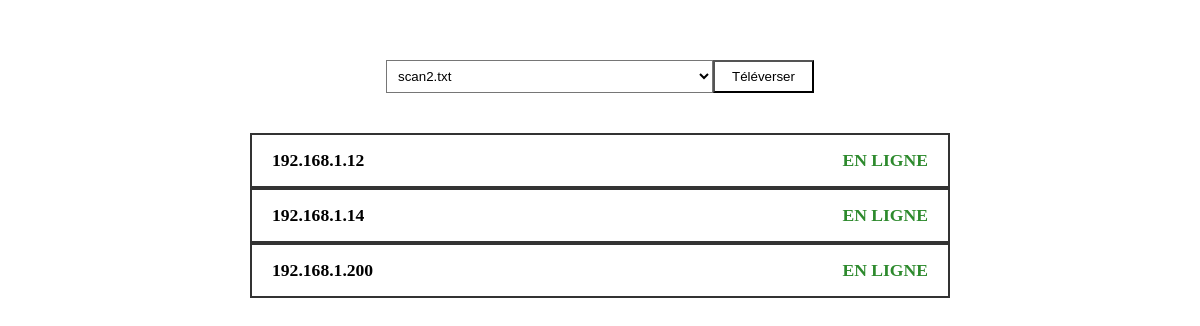
The app's page /?scanId=1, older data.
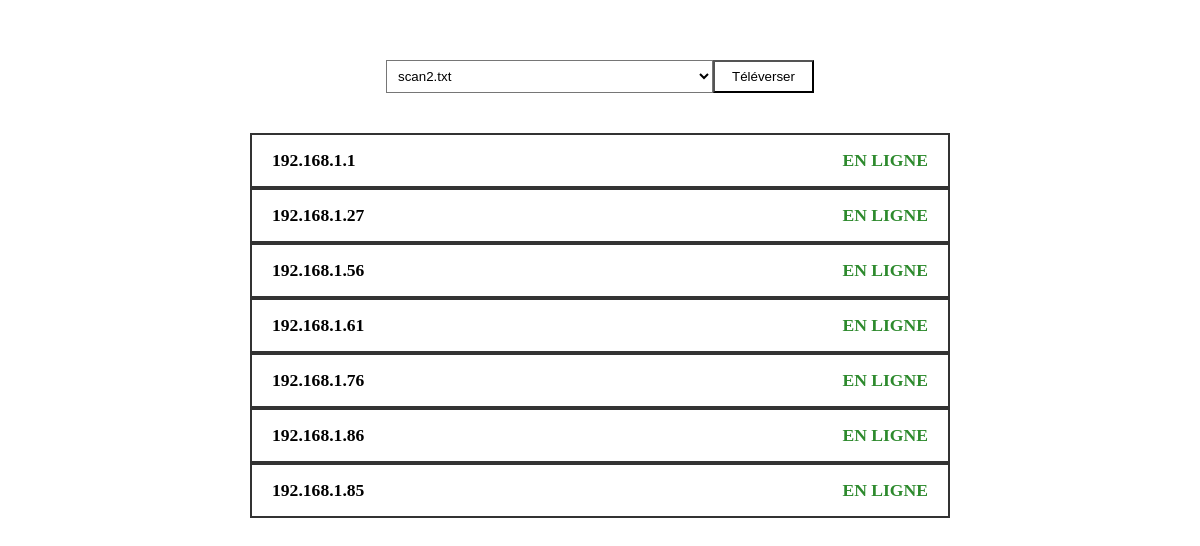
The same page, newer data.
### models.py (models this page shows)
class Ip(db.Model):
    id = db.Column(db.Integer, primary_key=True)
    ip = db.Column(db.String(15), nullable=False)
    ip_status = db.Column(db.String(20), nullable=False)
    scan_id = db.Column(db.Integer, db.ForeignKey('scan.id'), nullable=False)

### app.py (the view)
@app.route("/")
def home():
    scanId = request.args.get("scanId", type = int)
    ipId = request.args.get("ipId", type = int)
    scans = Scan.query.order_by(Scan.id.desc()).all()
    ips = []
    if scanId:
        ips = scan.getIps(scanId)
    resultats = []
    if scanId and ipId:
        resultats = scan.getIpAndResults(scanId, ipId)
    return render_template("index.html",
                           scans = scans,
                           ips = ips,
                           resultats = resultats,
                           selectedScanId = scanId,
                           selectedIpId = ipId)

### services/scan.py (called while the page is built)
def getIps(scanId):
    ips = Ip.query.filter_by(scan_id=scanId).all()
    ip_results = []
    for ip in ips:
        ip_results.append(ip)
        print(ip.ip, ip.ip_status)
    return ip_results

### templates/index.html (shortened to what this page needs)
<!DOCTYPE html>
<html lang="fr">
<head>
    <link rel="stylesheet" href="{{ url_for('static', filename='index.css') }}">
    <link rel="stylesheet" href="{{ url_for('static', filename='resultat.css') }}">
</head>
<body>
    <div class="container-televerser">
        <select id="fichier-select">
            {% for scan in scans %}
            <option value="{{ scan.id }}" {% if selectedScanId==scan.id %} selected {% endif %}>
                {{ scan.filename }}
            </option>
            {% endfor %}
        </select>
        <form id="upload-form" action="/upload" method="post" enctype="multipart/form-data">
            <button type="submit" id="televerser-btn">Téléverser</button>
        </form>
    </div>
    <div class="container-result">
        <table id="result-table">
            <tbody>
                {% for ip in ips %}
                <tr class="result-ip-header {% if selectedIpId == ip.id %} active {% endif %}" data-ip-id="{{ ip.id }}">
                    <td>{{ ip.ip }}</td>
                    <td>{{ ip.ip_status }}</td>
                </tr>
                {% endfor %}
            </tbody>
        </table>
    </div>
</body>
</html>

### static/index.css (style rules this page uses)
.container-televerser { align-items: center; display: flex; gap: 0; justify-content: center; margin-top: 60px; }
#fichier-select { margin-right: 0px; padding: 7px; padding-right: 220px; border-radius: 0; background-color: white; }
#upload-form { align-items: center; }
#televerser-btn { margin: 0; padding: 7px; padding-left: 17px; padding-right: 17px; border-radius: 0; background-color: white; cursor: pointer; }

### static/resultat.css (style rules this page uses)
:root { --color-border: #333; --color-blue-border: #4a90e2; --color-green-text: #2d8a2d; --color-yellow-text: #b58900; --color-red-text: #c0392b; --color-blue-bg: #e6f2ff; --color-green-bg: #e8f5e9; --color-yellow-bg: #fff9c4; --color-red-bg: #fc9494aa; }
.container-result { max-width: 700px; margin: auto; margin-top: 40px; }
#result-table { width: 100%; border-spacing: 0; }
.result-ip-header td { border-top: 2px solid var(--color-border); border-bottom: 2px solid var(--color-border); padding: 15px 20px; background-color: #fff; font-weight: bold; font-size: 1.1rem; cursor: pointer; }
.result-ip-header td:first-child { border-left: 2px solid var(--color-border); }
.result-ip-header td:last-child { border-right: 2px solid var(--color-border); text-align: right; color: var(--color-green-text); }

Row changes from the older to the newer data that the page shows:
changed Ip (number 1 of 7 on the later page): ip "192.168.1.12" → "192.168.1.1"
changed Ip (number 2 of 7 on the later page): ip "192.168.1.14" → "192.168.1.27"
changed Ip (number 3 of 7 on the later page): ip "192.168.1.200" → "192.168.1.56"
now on this page (row edited): Ip: ip "192.168.1.61", ip_status "EN LIGNE"
now on this page (row edited): Ip: ip "192.168.1.76", ip_status "EN LIGNE"
now on this page (row edited): Ip: ip "192.168.1.86", ip_status "EN LIGNE"
now on this page (row edited): Ip: ip "192.168.1.85", ip_status "EN LIGNE"
